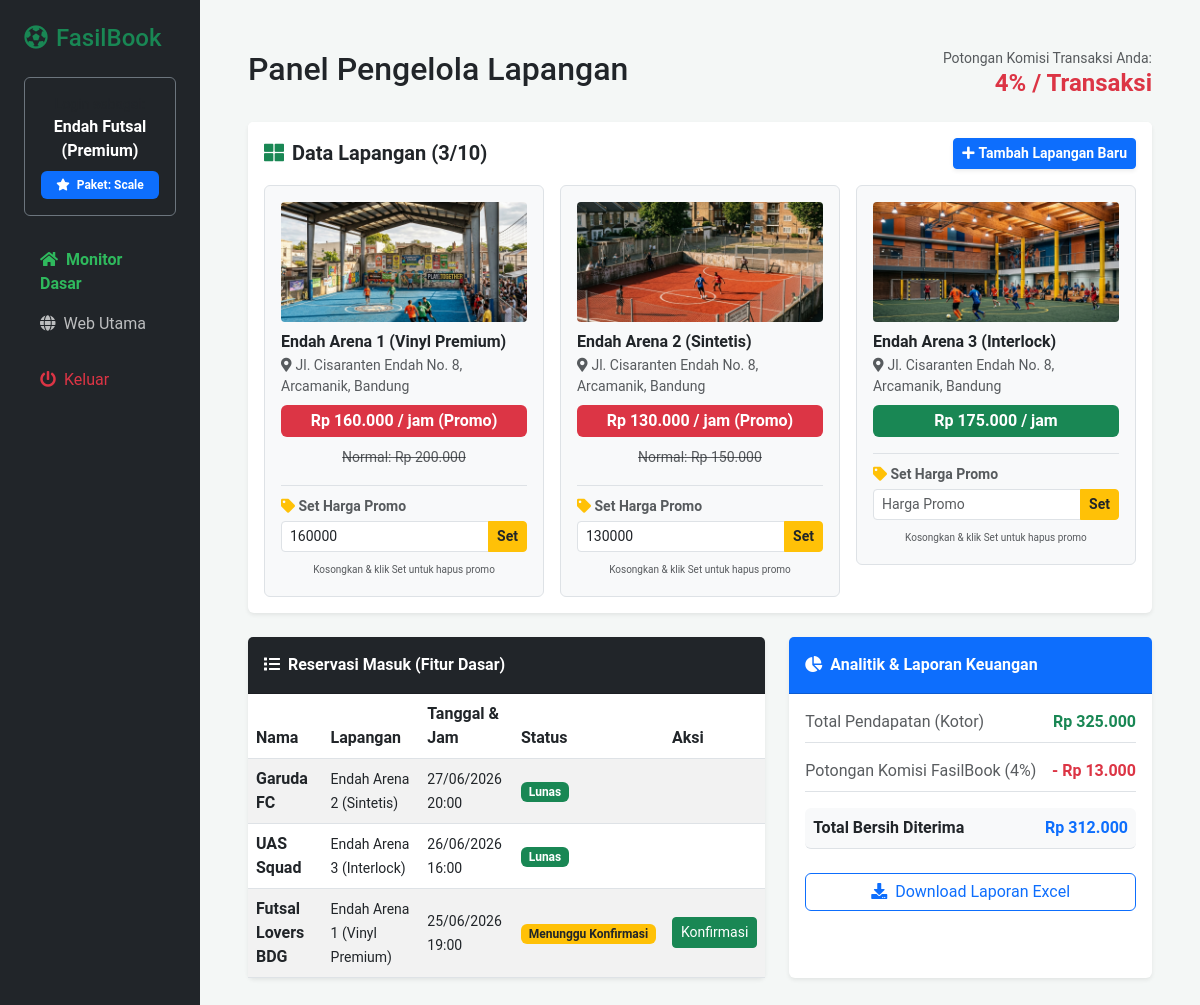
The page /admin/dashboard.php (signed in) on the database its author committed.
### tables this page shows
CREATE TABLE `mitra` (
  `id` int(11) NOT NULL AUTO_INCREMENT,
  `nama_mitra` varchar(100) NOT NULL,
  `username` varchar(50) NOT NULL,
  `password` varchar(255) NOT NULL,
  `paket` enum('Starter','Growth','Scale') NOT NULL DEFAULT 'Starter',
  `komisi_persen` int(11) NOT NULL DEFAULT 8,
  `status_akun` varchar(20) NOT NULL DEFAULT 'Aktif',
  PRIMARY KEY (`id`)
);

CREATE TABLE `lapangan` (
  `id` int(11) NOT NULL AUTO_INCREMENT,
  `id_mitra` int(11) NOT NULL,
  `nama_lapangan` varchar(100) NOT NULL,
  `lokasi` text NOT NULL,
  `harga_per_jam` int(11) NOT NULL,
  `harga_promo` int(11) DEFAULT NULL,
  `gambar` varchar(255) NOT NULL,
  PRIMARY KEY (`id`),
  KEY `id_mitra` (`id_mitra`),
  CONSTRAINT `fk_lapangan_mitra` FOREIGN KEY (`id_mitra`) REFERENCES `mitra` (`id`) ON DELETE CASCADE
);

CREATE TABLE `pesanan` (
  `id` int(11) NOT NULL AUTO_INCREMENT,
  `lapangan_id` int(11) NOT NULL,
  `nama_pemesan` varchar(100) NOT NULL,
  `tanggal_booking` date NOT NULL,
  `jam_mulai` time NOT NULL,
  `status_pembayaran` varchar(50) NOT NULL DEFAULT 'Menunggu Konfirmasi',
  `status_dana` varchar(50) NOT NULL DEFAULT 'Ditahan',
  PRIMARY KEY (`id`),
  KEY `lapangan_id` (`lapangan_id`),
  CONSTRAINT `fk_pesanan_lapangan` FOREIGN KEY (`lapangan_id`) REFERENCES `lapangan` (`id`) ON DELETE CASCADE
);

### admin/dashboard.php (the view, shortened to what this page needs)
<?php
include '../db.php';
$mitra_id = $_SESSION['mitra_id'];
$q_mitra = $conn->query("SELECT * FROM mitra WHERE id = '$mitra_id'");
$data_mitra = $q_mitra->fetch_assoc();
$paket = $data_mitra['paket'];
$komisi = $data_mitra['komisi_persen'];
$badge_color = ($paket == 'Scale') ? 'bg-primary' : (($paket == 'Growth') ? 'bg-info text-dark' : 'bg-secondary');
$q_count = $conn->query("SELECT COUNT(id) as total FROM lapangan WHERE id_mitra = '$mitra_id'");
$total_lapangan = $q_count->fetch_assoc()['total'];
$batas_lapangan = ($paket == 'Scale') ? 10 : 1;
?>
<!DOCTYPE html>
<html lang="id">
<head>
    <link href="https://cdn.jsdelivr.net/npm/bootstrap@5.3.0/dist/css/bootstrap.min.css" rel="stylesheet">
    <link href="https://cdnjs.cloudflare.com/ajax/libs/font-awesome/5.10.0/css/all.min.css" rel="stylesheet">
</head>
<body>
    <div class="container-fluid">
        <div class="row">
            <div class="col-md-2 sidebar p-4">
                <h4 class="text-success mb-4"><i class="fa fa-futbol me-2"></i>FasilBook</h4>
                <div class="mb-4 text-center text-white bg-dark p-3 rounded border border-secondary">
                    <small class="d-block text-muted">Login sebagai:</small>
                    <span class="fw-bold d-block mb-2"><?php echo htmlspecialchars($data_mitra['nama_mitra']); ?></span>
                    <span class="badge <?php echo $badge_color; ?> w-100 py-2"><i class="fa fa-star me-1"></i> Paket: <?php echo $paket; ?></span>
                </div>
                <ul class="nav flex-column">
                    <li class="nav-item"><a class="nav-link active" href="#"><i class="fa fa-home me-2"></i>Monitor Dasar</a></li>
                    <li class="nav-item"><a class="nav-link" href="../index.php"><i class="fa fa-globe me-2"></i>Web Utama</a></li>
                    <li class="nav-item mt-3"><a class="nav-link text-danger" href="logout.php"><i class="fa fa-power-off me-2"></i>Keluar</a></li>
                </ul>
            </div>
            <div class="col-md-10 p-5">
                <div class="d-flex justify-content-between align-items-center mb-4">
                    <h2>Panel Pengelola Lapangan</h2>
                    <div class="text-end">
                        <small class="text-muted d-block">Potongan Komisi Transaksi Anda:</small>
                        <h4 class="text-danger fw-bold m-0"><?php echo $komisi; ?>% / Transaksi</h4>
                    </div>
                </div>
                <div class="card border-0 shadow-sm rounded mb-4">
                    <div class="card-header bg-white d-flex justify-content-between p-3 align-items-center border-bottom-0">
                        <h5 class="m-0 fw-bold"><i class="fa fa-th-large text-success me-2"></i>Data Lapangan (<?php echo $total_lapangan . '/' . $batas_lapangan; ?>)</h5>
                        <?php if($total_lapangan < $batas_lapangan): ?>
                            <a href="tambah_lapangan.php" class="btn btn-sm btn-primary fw-bold shadow-sm"><i class="fa fa-plus me-1"></i>Tambah Lapangan Baru</a>
                        <?php endif; ?>
                    </div>
                    <div class="card-body pt-0">
                        <div class="row g-3">
                            <?php
                            $ql = $conn->query("SELECT * FROM lapangan WHERE id_mitra = '$mitra_id'");
                            if($ql->num_rows > 0):
                                while ($lap = $ql->fetch_assoc()):
                                    $img_path = !empty($lap['gambar']) ? '../'.$lap['gambar'] : 'https://via.placeholder.com/300x150/2FB95D/FFFFFF?text=FasilBook';
                            ?>
                                <div class="col-md-4">
                                    <div class="border p-3 rounded bg-light">
                                        <img src="<?php echo $img_path; ?>" class="lapangan-img" onerror="this.src='https://via.placeholder.com/300x150/2FB95D/FFFFFF?text=FasilBook'">
                                        <h6 class="fw-bold mb-1 text-dark"><?php echo htmlspecialchars($lap['nama_lapangan']); ?></h6>
                                        <div class="text-muted small mb-2"><i class="fa fa-map-marker-alt me-1"></i><?php echo htmlspecialchars($lap['lokasi'] ?? '-'); ?></div>
                                        <?php if (!empty($lap['harga_promo'])): ?>
                                             <span class="badge bg-danger text-white w-100 py-2 fs-6 mb-2">Rp <?php echo number_format($lap['harga_promo'],0,',','.'); ?> / jam (Promo)</span>
                                             <div class="text-center mb-2"><small class="text-muted text-decoration-line-through">Normal: Rp <?php echo number_format($lap['harga_per_jam'],0,',','.'); ?></small></div>
                                         <?php else: ?>
                                             <span class="badge bg-success text-white w-100 py-2 fs-6">Rp <?php echo number_format($lap['harga_per_jam'],0,',','.'); ?> / jam</span>
                                         <?php endif; ?>
                                         <?php if ($paket == 'Scale'): ?>
                                             <form action="update_promo.php" method="POST" class="mt-3 border-top pt-2">
                                                 <label class="form-label small fw-bold text-muted mb-1"><i class="fa fa-tag text-warning"></i> Set Harga Promo</label>
                                                 <div class="input-group input-group-sm">
                                                     <input type="number" name="harga_promo" class="form-control" placeholder="Harga Promo" value="<?php echo htmlspecialchars($lap['harga_promo'] ?? ''); ?>">
                                                     <button class="btn btn-warning fw-bold text-dark" type="submit">Set</button>
                                                 </div>
                                                 <div class="text-center mt-1"><small class="text-muted" style="font-size: 10px;">Kosongkan & klik Set untuk hapus promo</small></div>
                                             </form>
                                         <?php endif; ?>
                                    </div>
                                </div>
                            <?php
                                endwhile;
                            else:
                            ?>
                                <div class="col-12">
                                    <div class="alert alert-info mb-0">Anda belum mendaftarkan lapangan. Silakan klik tombol "Tambah Lapangan Baru" di pojok kanan atas.</div>
                                </div>
                            <?php endif; ?>
                        </div>
                    </div>
                </div>
                <div class="row mb-4">
                    <div class="col-md-7">
                        <div class="card border-0 shadow-sm rounded h-100">
                            <div class="card-header bg-dark text-white p-3 fw-bold">
                                <i class="fa fa-list me-2"></i>Reservasi Masuk (Fitur Dasar)
                            </div>
                            <div class="card-body p-0">
                                <table class="table table-striped align-middle m-0">
                                    <thead><tr><th>Nama</th><th>Lapangan</th><th>Tanggal & Jam</th><th>Status</th><th>Aksi</th></tr></thead>
                                    <tbody>
                                        <?php
                                        $result = $conn->query("SELECT p.*, l.nama_lapangan FROM pesanan p JOIN lapangan l ON p.lapangan_id = l.id WHERE l.id_mitra = '$mitra_id' ORDER BY p.id DESC LIMIT 5");
                                        while ($row = $result->fetch_assoc()):
                                            $st = $row['status_pembayaran'];
                                            if ($st == 'Lunas') {
                                                $bdg = 'bg-success';
                                            } elseif ($st == 'Menunggu Konfirmasi') {
                                                $bdg = 'bg-warning text-dark';
                                            } else {
                                                $bdg = 'bg-danger';
                                            }
                                        ?>
                                        <tr>
                                            <td class="fw-bold"><?php echo htmlspecialchars($row['nama_pemesan']); ?></td>
                                            <td><small><?php echo htmlspecialchars($row['nama_lapangan']); ?></small></td>
                                            <td><small><?php echo date('d/m/Y', strtotime($row['tanggal_booking'])) . ' ' . substr($row['jam_mulai'], 0, 5); ?></small></td>
                                            <td><span class="badge <?php echo $bdg; ?>"><?php echo $st; ?></span></td>
                                            <td>
                                                <?php if($st == 'Menunggu Konfirmasi') echo "<a href='konfirmasi.php?id={$row['id']}' class='btn btn-sm btn-success'>Konfirmasi</a>"; ?>
                                            </td>
                                        </tr>
                                        <?php endwhile; ?>
                                    </tbody>
                                </table>
                            </div>
                        </div>
                    </div>
                    <div class="col-md-5">
                        <div class="card border-0 shadow-sm rounded h-100 <?php echo ($paket == 'Starter') ? 'locked-feature' : ''; ?>">
                            <div class="card-header bg-primary text-white p-3 fw-bold">
                                <i class="fa fa-chart-pie me-2"></i>Analitik & Laporan Keuangan
                            </div>
                            <div class="card-body">
                                <?php
                                $q_finance = $conn->query("SELECT SUM(l.harga_per_jam) as total FROM pesanan p JOIN lapangan l ON p.lapangan_id = l.id WHERE l.id_mitra = '$mitra_id' AND p.status_pembayaran = 'Lunas'");
                                $total_kotor = $q_finance->fetch_assoc()['total'] ?? 0;
                                $potongan_fb = ($total_kotor * $komisi) / 100;
                                $bersih_mitra = $total_kotor - $potongan_fb;
                                ?>
                                <div class="d-flex justify-content-between mb-3 border-bottom pb-2">
                                    <span class="text-muted">Total Pendapatan (Kotor)</span>
                                    <span class="fw-bold text-success">Rp <?php echo number_format($total_kotor, 0, ',', '.'); ?></span>
                                </div>
                                <div class="d-flex justify-content-between mb-3 border-bottom pb-2">
                                    <span class="text-muted">Potongan Komisi FasilBook (<?php echo $komisi; ?>%)</span>
                                    <span class="fw-bold text-danger">- Rp <?php echo number_format($potongan_fb, 0, ',', '.'); ?></span>
                                </div>
                                <div class="d-flex justify-content-between mb-3 border-bottom pb-2 bg-light p-2 rounded">
                                    <span class="fw-bold">Total Bersih Diterima</span>
                                    <span class="fw-bold text-primary">Rp <?php echo number_format($bersih_mitra, 0, ',', '.'); ?></span>
                                </div>
                                <a href="export_laporan.php" class="btn btn-outline-primary w-100 mt-2">
                                    <i class="fa fa-download me-2"></i>Download Laporan Excel
                                </a>
                            </div>
                        </div>
                    </div>
                </div>
            </div>
        </div>
    </div>
</body>
</html>

### admin/dashboard.php (style rules this page uses)
body { font-family: 'Roboto', sans-serif; background-color: #f4f7f6; }
.sidebar { background-color: #212529; min-height: 100vh; color: white; }
.sidebar .nav-link { color: rgba(255,255,255,0.7); }
.sidebar .nav-link.active { color: #2FB95D; font-weight: bold; }
.lapangan-img { width: 100%; height: 120px; object-fit: cover; border-radius: 4px; margin-bottom: 10px; }

### rows shown on the page
mitra: nama_mitra "Endah Futsal (Premium)", paket "Scale", komisi_persen "4", paket "10"
lapangan: gambar (picture), nama_lapangan "Endah Arena 1 (Vinyl Premium)", lokasi "Jl. Cisaranten Endah No. 8, Arcamanik, Bandung", harga_promo "160.000", harga_per_jam "200.000", harga_promo "160000"
lapangan: gambar (picture), nama_lapangan "Endah Arena 2 (Sintetis)", lokasi "Jl. Cisaranten Endah No. 8, Arcamanik, Bandung", harga_promo "130.000", harga_per_jam "150.000", harga_promo "130000"
lapangan: gambar (picture), nama_lapangan "Endah Arena 3 (Interlock)", lokasi "Jl. Cisaranten Endah No. 8, Arcamanik, Bandung", harga_per_jam "175.000"
pesanan: nama_pemesan "Garuda FC", lapangan.nama_lapangan "Endah Arena 2 (Sintetis)", tanggal_booking "27/06/2026", jam_mulai "20:00", status_pembayaran "Lunas"
pesanan: nama_pemesan "UAS Squad", lapangan.nama_lapangan "Endah Arena 3 (Interlock)", tanggal_booking "26/06/2026", jam_mulai "16:00", status_pembayaran "Lunas"
pesanan: nama_pemesan "Futsal Lovers BDG", lapangan.nama_lapangan "Endah Arena 1 (Vinyl Premium)", tanggal_booking "25/06/2026", jam_mulai "19:00", status_pembayaran "Menunggu Konfirmasi"

### other values the page prints
$total_lapangan "3"
$total_kotor "325.000"
$potongan_fb "13.000"
$bersih_mitra "312.000"
